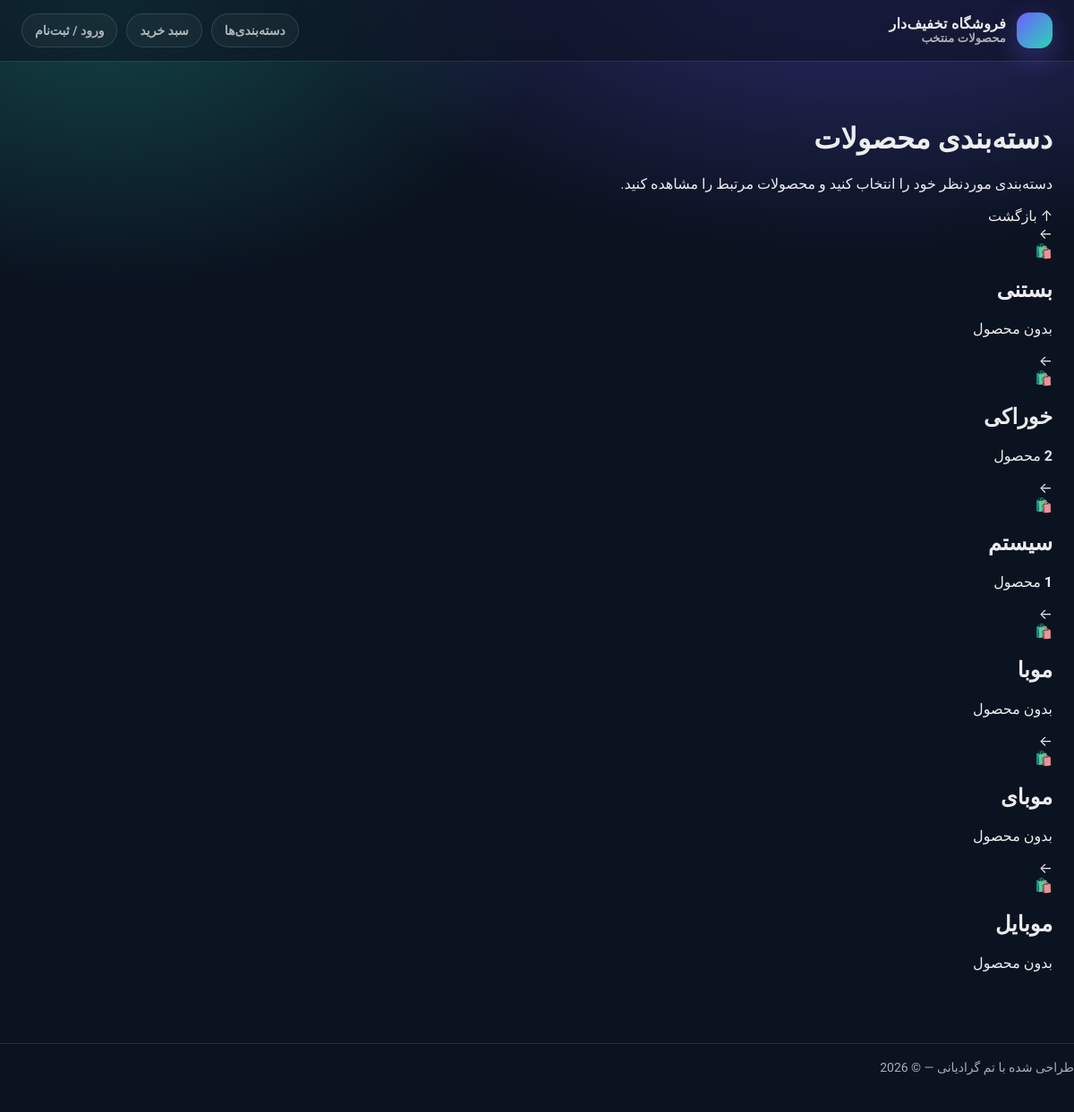
The app's page /catalog/category/, older data.
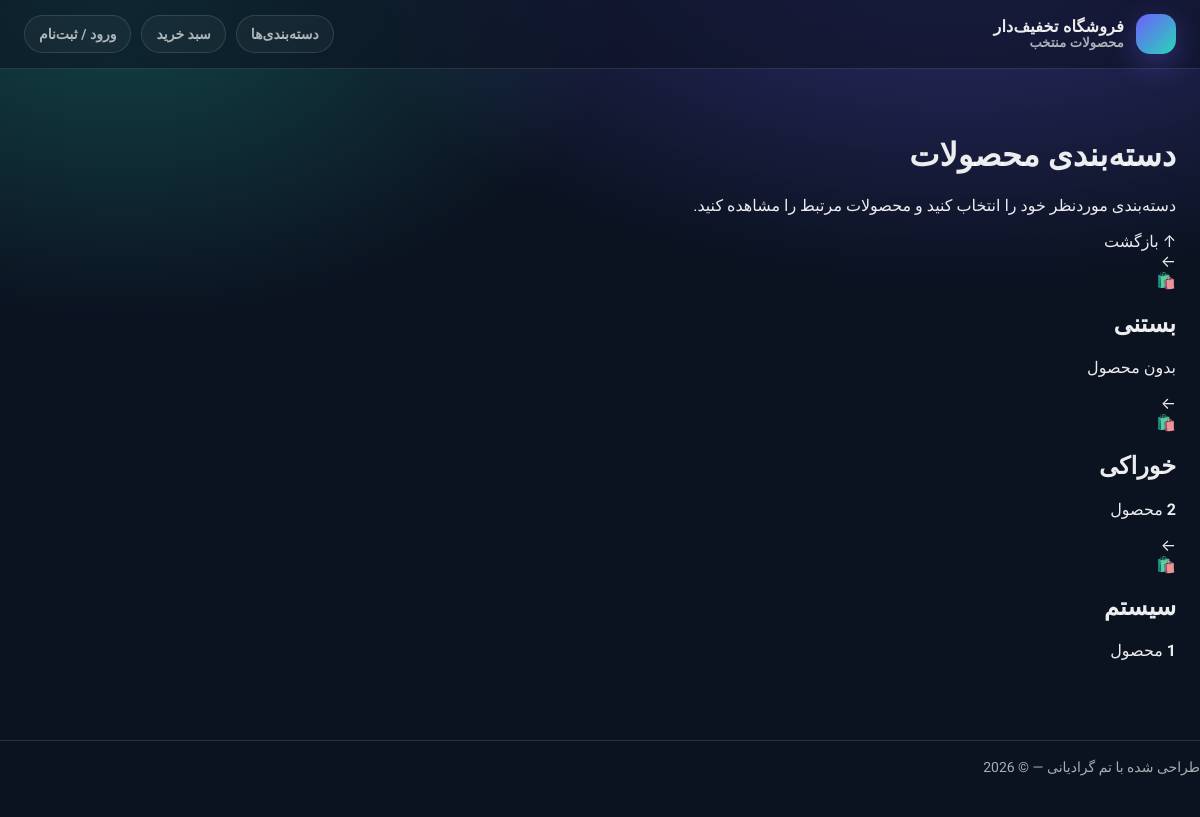
The same page, newer data.
### catalog/models.py (models this page shows, shortened)
class Category(models.Model):
    name = models.CharField(max_length=100)
    slug = models.SlugField(max_length=100, unique=True,null=True,blank=True)
    class Meta:
        verbose_name_plural = "Categories"
        ordering = ["name"]
        indexes = [models.Index(fields=["name"])]

### catalog/views.py (the view)
# urls.py: path('category/', views.CategoryListView.as_view(), name='category_list'),
class CategoryListView(generic.ListView):
    model = Category
    paginate_by = 20
    template_name = 'catalog/category_list.html'
    context_object_name = 'categories'

### cart/context_processors.py (called while the page is built)
def cart(request):
    return {'cart': Cart(request)}

### catalog/templates/catalog/category_list.html (shortened to what this page needs)
{% extends "parent/base.html" %}
{% load static %}
{% block content %}
<main class="categories-page">
    <div class="container">
        <header class="categories-header">
            <h1 class="categories-title">
                دسته‌بندی <span>محصولات</span>
            </h1>
            <p class="categories-description">
                دسته‌بندی موردنظر خود را انتخاب کنید و محصولات مرتبط را مشاهده کنید.
            </p>
            <a href="#top" class="back-to-top-btn" aria-label="بازگشت به بالای صفحه">
                ↑ بازگشت
            </a>
        </header>
        {% if categories %}
            <section
                class="categories-grid"
                aria-label="لیست دسته‌بندی‌ها"
            >
                {% for category in categories %}
                    <a
                        href="{% url 'catalog:product_list_category' category.slug %}"
                        class="category-card"
                    >
                        <span class="card-arrow" aria-hidden="true">←</span>
                        <div class="category-icon">
                            {% if category.icon %}
                                {{ category.icon }}
                            {% else %}
                                🛍️
                            {% endif %}
                        </div>
                        <h2 class="category-name">
                            {{ category.name }}
                        </h2>
                        {% if category.products.count %}
                            <p class="category-count">
                                <strong>{{ category.products.count }}</strong> محصول
                            </p>
                        {% else %}
                            <p class="category-count">
                                بدون محصول
                            </p>
                        {% endif %}
                    </a>
                {% endfor %}
            </section>
        {% endif %}
    </div>
</main>
{% endblock %}

### catalog/templates/parent/base.html (shortened to what this page needs)
{% load static %}
<!doctype html>
<html lang="fa" dir="rtl">
<head>
</head>
<body>
  <header class="topbar">
    <div class="topbar-inner">
      <div class="brand">
        <div class="logo" aria-hidden="true"></div>
        <div>
          <a href="{% url 'catalog:product_list' %}" ><div style="line-height:1.1;">فروشگاه تخفیف‌دار</div></a>
          <div style="color:var(--muted); font-size:13px; font-weight:600;">محصولات منتخب</div>
        </div>
      </div>
      <div class="nav-actions">
        <a class="pill" href="{% url 'catalog:category_list'  %}">دسته‌بندی‌ها</a>
        <a class="pill" href="{% url 'cart:detail_cart' %}">سبد خرید</a>
        {% if user.is_authenticated %}
          <a class="pill" href="{% url 'account:profile' %}">حساب کاربری</a>
        {% else %}
          <a class="pill" href="{% url 'account:login' %}">ورود / ثبت‌نام</a>
        {% endif %}
      </div>
    </div>
  </header>
  <main class="container main">
    {% block content %}{% endblock %}
  </main>
  <footer class="container footer">
    طراحی شده با تم گرادیانی — © {% now "Y" %}
  </footer>
</body>
</html>

### catalog/templates/parent/base.html (style rules this page uses)
:root { --bg: #0b1220; --card: rgba(255,255,255,.06); --card2: rgba(255,255,255,.09); --text: rgba(255,255,255,.92); --muted: rgba(255,255,255,.65); --border: rgba(255,255,255,.12); --primary: #6d5efc; --primary2: #28d7b6; --danger: #ff4d6d; --shadow: 0 18px 60px rgba(0,0,0,.35); --radius: 18px; }
* { box-sizing: border-box; }
body { margin:0; font-family:"Vazirmatn", system-ui, -apple-system, Segoe UI, Roboto, Arial; background: radial-gradient(1200px 700px at 80% -100px, rgba(109,94,252,.38), transparent 55%), radial-gradient(1000px 650px at 10% 0px, rgba(40,215,182,.25), transparent 50%), var(--bg); color: var(--text); }
a { color: inherit; text-decoration: none; }
.container { width: min(1200px, 100%); margin: 0 auto; padding: 24px; }
.topbar { position: sticky; top: 0; z-index: 10; backdrop-filter: blur(14px); background: rgba(11,18,32,.55); border-bottom: 1px solid var(--border); }
.topbar-inner { display:flex; align-items:center; justify-content:space-between; gap: 16px; padding: 14px 24px; }
.brand { display:flex; align-items:center; gap: 12px; font-weight: 800; letter-spacing: .2px; }
.logo { width: 40px; height:40px; border-radius: 14px; background: linear-gradient(135deg, var(--primary), var(--primary2)); box-shadow: 0 10px 30px rgba(109,94,252,.35); }
.nav-actions { display:flex; align-items:center; gap: 10px; }
.pill { padding: 10px 14px; border:1px solid var(--border); background: rgba(255,255,255,.04); border-radius: 999px; color: var(--muted); transition: .2s; font-weight: 600; font-size: 14px; }
.main { padding: 22px 0 40px; }
.footer { border-top: 1px solid var(--border); padding: 18px 0 42px; color: var(--muted); font-size: 14px; }

Row changes from the older to the newer data that the page shows:
removed Category: name "موبا", shows "بدون محصول"
removed Category: name "موبای", shows "بدون محصول"
removed Category: name "موبایل", shows "بدون محصول"
